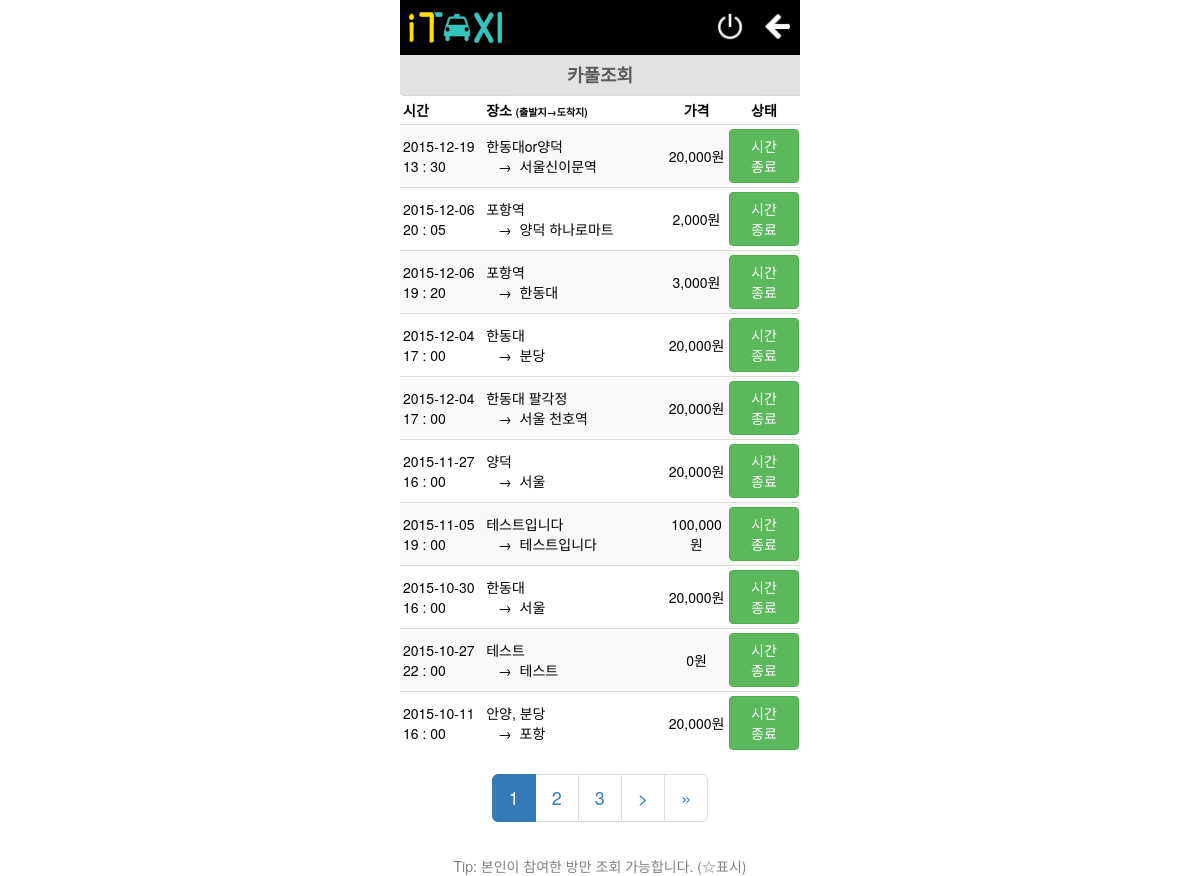
The app's page /search_car.html.php (signed in) with its own data.
### tables this page shows
CREATE TABLE `car_post` (
  `post_id` int(255) NOT NULL,
  `stu_id` int(8) NOT NULL,
  `start` varchar(20) NOT NULL,
  `arrive` varchar(20) NOT NULL,
  `date` date NOT NULL,
  `time` time NOT NULL,
  `population` int(4) NOT NULL,
  `car` varchar(20) NOT NULL,
  `price` text NOT NULL,
  PRIMARY KEY (`post_id`)
);

### php/config.php (called while the page is built, shortened)
<?php
class DBC
{
	public $db;
	public $query;
	public function DBI()
	{
		$this->db = new mysqli('localhost', 'root', 'taxi', 'youjun');
		$this->db->query('SET NAMES UTF8');
	}
	public function DBQ()
	{
		$this->result = $this->db->query($this->query);
	}
}
?>

### search_car.html.php (the view, shortened to what this page needs)
<!DOCTYPE html>
<html>
<head>
<?php
    require_once './php/config.php';
	$db = new DBC;
	$db->DBI();
	$db->query = "select start, arrive, date, time,population,post_id, price from car_post ORDER BY date desc,time desc";
	$db->DBQ();
	$db2 = new DBC;
	$db2->DBI();
?>
<link rel="stylesheet" type="text/css" href="./css/bootstrap.css">
<link rel="stylesheet" type="text/css" href="./css/index2.css">
<link rel="stylesheet" type="text/css" href="./css/index3.css">
</head>
<body class="center">
	<table class="navi col-xs-12  col-md-4 col-md-offset-4" >
		<tr class="row">
		   <td class = "logo" >
      			<a onclick="location.href='./main.html.php'">
      				<img src="./img/logo.png">
      			</a>
  		   </td>
  		   <td class = "logout1">
      	   		<a onclick="history.back(-1)">
		     		<img src="./img/back.png" width="25px" height="25px">
	       		</a>
           </td>
  		   <td class = "logout">
      	   		<a  onclick="location.href='./php/logout.php'">
      	   			<img src="./img/power.png" width="30px" height="30px">
	       		</a>
           </td>
  		</tr>
	</table>
	<section >
		<div class="title col-xs-12  col-md-4 col-md-offset-4">
	    	<h4><b>카풀조회</b></h4>
   		</div>
	</section>
	<section  float="center">
		<div class="padding col-xs-12  col-md-4 col-md-offset-4">
			<table class="table3 table-striped table-hover ">
  			<thead>
    			<tr class="row">
      			    <th class="col-xs-3 col-md-3">시간</th>
      				<th class="col-xs-4 col-md-4">장소 <span class="padding" style="font-size: 10px">(출발지→도착지)</span></th>
      				<th class="col-xs-3 col-md-3" style="text-align:center">가격</th>
      				<th class="col-xs-2 col-md-2" style="text-align:center">상태</th>
    			</tr>
  			</thead>
  			<tbody>
 			<?php
     			$page = 1;
	 			$count = 0;
	 			$page_number =  $page*10 -10;
  	 			$num = $db->result->num_rows;
  	 			while($data = $db->result->fetch_row())
	 			{
	 				if($page_number==$count)
	 					if($page_number++<$page*10)
	 					{
							$check2 = false;
	 						$db2->query = "select post_id, stu_id from car_user where post_id = '".$data[5]."'";
	 						$db2->DBQ();
	    					$num2 = $db2->result->num_rows;
    						$current_time = date("Y-m-d H:i:s");
				?>
								<tr <?php if($check2==false)
									   {
										if($check2==false&&$num2==$data[4])
									  		{?>onclick="location.href='#'"<?php }
										else if($current_time>$data[2]." ".$data[3])
											{?>onclick="location.href='#'"<?php }
										else
											{?>onclick="location.href='./php/car_get_in_question.php?post_id=<?php echo $data[5]; ?>'"<?php }
									   }
									  else if($check2==true)
											{?>onclick="location.href='./car_Room.html.php?<?php echo $data[5]; ?>'"<?php } ?>>
    						<?php
    						echo "<td class="."'row'".">";?>
    			    		<td class="col-xs-3 col-md-3"><?php echo $data[2]; ?> <br> <?php echo substr($data[3],0,2)." : ".substr($data[3],3,2); ?><?php if($check2==true) echo " &nbsp;☆"; ?>
    						<?php
    						echo " <td class="."'col-xs-7 col-md-7'".">".$data[0]."<br>"."&nbsp;&nbsp;"." →&nbsp;&nbsp;".$data[1]."</th>";
							echo " <td class="."'col-xs-3 col-md-3'"." style="."'text-align:center'".">".$data[6]."원</td>";
							if($current_time>$data[2]." ".$data[3])
								echo " <th class="."'col-xs-2 col-md-2'"." style="."'text-align:center'"."><a onclick=location.href='#' class='btn btn-success1'>시간<br>종료</a></th>";
							?>
        					</tr>
        				<?php
  						}
  						else
							break;
	        		$count++;
	  			}
    			?>
   				</tbody>
			</table>
			</div>
	</section >
	<div class="col-xs-12 col-md-4 col-md-offset-4">
	<ul class="pagination pagination-lg">
		<?php
			for($number=floor((($page-1)/3))*3+1;$number<floor((($page-1)/3))*3+4;$number++){
				if($number<=floor((($num-1)/10))+1){
			   		if($number!=$page)
						echo"<li><a onclick=location.href='./search_car.html.php?page=".($number)."'>".$number."</a></li>";
					else
						echo"<li class='active'><a onclick=location.href='./search_car.html.php?page=".($number)."'>".$number."</a></li>";
				}
			}
			if($page<floor((($num-1)/10))+1)
  				echo "<li><a onclick=location.href='./search_car.html.php?page=".($page+1)."'>></a></li>";
			if($page<floor((($num-1)/10)+1))
  				echo "<li><a onclick=location.href='./search_car.html.php?page=".floor(((($num-1)/10)+1))."'>»</a></li>";
  		?>
 	</ul>
 	<div class="div2">
		    Tip: 본인이 참여한 방만 조회 가능합니다. (☆표시)
	</div>
	</div>
</body>
</html>

### css/index2.css (style rules this page uses)
.center { text-align: center; background-align: center; margin: none; }
.padding { padding-right : 0px !important; padding-left : 0px !important; margin-bottom : 0px !important; }
.navi { padding-left: 2%; padding-right: 2%; height : 55px; background-color: black; }
.table3 { margin : 0px; width: 100%; max-width: 100%; }
.table3 > thead > tr > th, .table3 > tbody > tr > th, .table3 > tfoot > tr > th, .table3 > thead > tr > td, .table3 > tbody > tr > td, .table3 > tfoot > tr > td { padding-left: 1px; padding-right: 1px; padding-top: 1%; padding-bottom: 1%; vertical-align: center; border-top: 1px solid #ddd; color:black; text-align:left; }
.title { text-align: center; background-color: #dcdcdc; opacity: 0.8; height: 40px; position: static; }
.div2 { color:gray; text-align: center; padding: 0%; !important; margin-top: 10px; }

### css/index3.css (style rules this page uses)
.btn-success1 { padding-left : 0; padding-right :0 ; width : 70px; color: #fff; background-color: #5cb85c; border-color: #4cae4c; }

### records on screen
car_post: date "2015-12-19", time "13", time "30", start "한동대or양덕", arrive "서울신이문역", price "20,000", shows "시간"
car_post: date "2015-12-06", time "20", time "05", start "포항역", arrive "양덕 하나로마트", price "2,000", shows "시간"
car_post: date "2015-12-06", time "19", time "20", start "포항역", arrive "한동대", price "3,000", shows "시간"
car_post: date "2015-12-04", time "17", time "00", start "한동대", arrive "분당", price "20,000", shows "시간"
car_post: date "2015-12-04", time "17", time "00", start "한동대 팔각정", arrive "서울 천호역", price "20,000", shows "시간"
car_post: date "2015-11-27", time "16", time "00", start "양덕", arrive "서울", price "20,000", shows "시간"
car_post: date "2015-11-05", time "19", time "00", start "테스트입니다", arrive "테스트입니다", price "100,000", shows "시간"
car_post: date "2015-10-30", time "16", time "00", start "한동대", arrive "서울", price "20,000", shows "시간"
car_post: date "2015-10-27", time "22", time "00", start "테스트", arrive "테스트", price "0", shows "시간"
car_post: date "2015-10-11", time "16", time "00", start "안양, 분당", arrive "포항", price "20,000", shows "시간"
